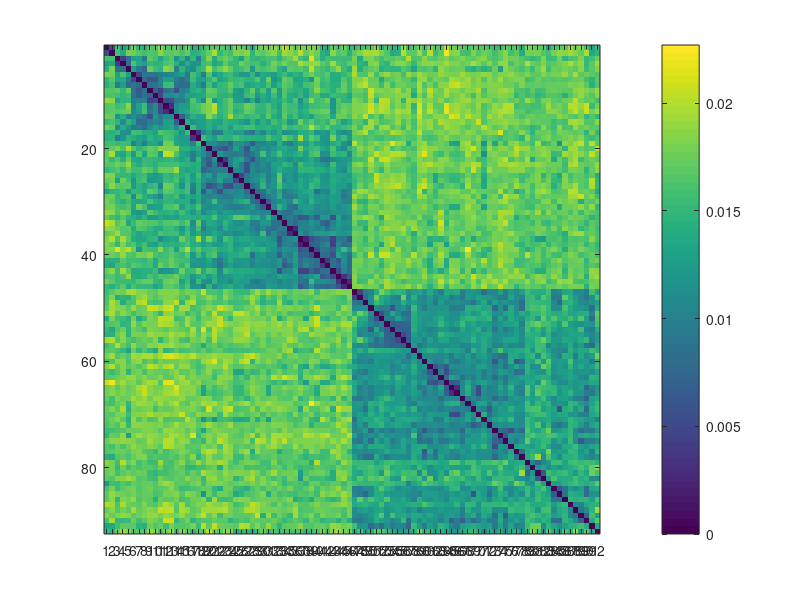

This figure's MATLAB source: (Note: this script raises an error after producing the figure.)
%% Random image RDM selection
clear all;close all;clc;
rng(0);

estimated_rdm = load ('estimate_RDM_behav_visual.mat');  
comparisons = estimated_rdm.estimate_RDM_v;
save behav_RDMs_euclidean_vector_visual comparisons

nStimuli=92;
nComparisons = ((nStimuli^2)-nStimuli)/2;
rdm = NaN(92,92);

countComparison=0;
for img_1 = 1:nStimuli-1
	for img_2 = img_1+1:nStimuli
        countComparison=countComparison+1;
        
        rdm(img_1,img_2) = comparisons(countComparison);
        rdm(img_2,img_1) = comparisons(countComparison);
            
    end   
end
for imag = 1:92
    rdm(imag,imag)=0;
end

rdm_visual_mix = rdm(1:46,47:92)

load('stimuli_names_92.mat');
max_val=0.0227;

figure('units','normalized','WindowState','maximized');   image(rdm,'CDataMapping','scaled');C = colorbar;caxis([0 max_val]);       
set(gca,'XTick',1:1:92); set(gca,'xticklabel',table2array(stimuli_names_92(1:92,1)),'fontsize', 6);xtickangle(90);
set(gca,'YTick',1:1:92); set(gca,'yticklabel',table2array(stimuli_names_92(1:92,1)),'fontsize', 6);ytickangle(0);
set(gca, 'TickLength',[0 0]);
axis equal; axis image; 
title(['visual RDM: behaviour data'],'fontsize',11);
saveas(gcf,'behav_RDM_visual.png');
save('behav_RDM_visual','rdm');

%% create a small rdm for animals and for tools
half_stimuli = length(rdm)/2;
rdm_visual_animals = rdm(1:half_stimuli,1:half_stimuli);
rdm_visual_tools = rdm(half_stimuli+1:end,half_stimuli+1:end);

figure('units','normalized','WindowState','maximized');   image(rdm_visual_animals,'CDataMapping','scaled');C = colorbar;caxis([0 max_val]);       
set(gca,'XTick',1:1:46); set(gca,'xticklabel',table2array(stimuli_names_92(1:46,1)),'fontsize', 6);xtickangle(90);
set(gca,'YTick',1:1:46); set(gca,'yticklabel',table2array(stimuli_names_92(1:46,1)),'fontsize', 6);ytickangle(0);
set(gca, 'TickLength',[0 0]);
axis equal; axis image; 
title(['Visual RDM: behaviour data (animals)'],'fontsize',11);
saveas(gcf,'behav_RDM_visual_animals.png');
save('behav_RDM_visual_animals','rdm_visual_animals');
        
figure('units','normalized','WindowState','maximized');   image(rdm_visual_tools,'CDataMapping','scaled');C = colorbar;caxis([0 max_val]);       
set(gca,'XTick',1:1:46); set(gca,'xticklabel',table2array(stimuli_names_92(47:92,1)),'fontsize', 6);xtickangle(90);
set(gca,'YTick',1:1:46); set(gca,'yticklabel',table2array(stimuli_names_92(47:92,1)),'fontsize', 6);ytickangle(0);
set(gca, 'TickLength',[0 0]);
axis equal; axis image; 
title(['Visual RDM: behaviour data (tools)'],'fontsize',11);
saveas(gcf,'behav_RDM_visual_tools.png');
save('behav_RDM_visual_tools','rdm_visual_tools');

figure('units','normalized','WindowState','maximized');   image(rdm_visual_mix,'CDataMapping','scaled');C = colorbar;caxis([0 max_val]);       
set(gca,'XTick',1:1:46); set(gca,'xticklabel',table2array(stimuli_names_92(47:92,1)),'fontsize', 6);xtickangle(90);
set(gca,'YTick',1:1:46); set(gca,'yticklabel',table2array(stimuli_names_92(1:46,1)),'fontsize', 6);ytickangle(0);
set(gca, 'TickLength',[0 0]);
axis equal; axis image; 
title(['visual RDM: behaviour data (animals vs tools)'],'fontsize',11);
saveas(gcf,'behav_RDM_visual_mixed.png');
save('behav_RDM_visual_mixed','rdm_visual_mix');

 %% convert the 2 rdms matrices into vectors
count=0;
for r = 1:half_stimuli-1
	for c = r+1:half_stimuli
        count=count+1;
        rdm_vector_animals(1,count) = rdm_visual_animals(r,c);,
        rdm_vector_tools(1,count) = rdm_visual_tools(r,c);
	end
end

rdm_vector_mixed = reshape(rdm_visual_mix',1,[]);
rdm_vector_animals_completed = reshape(rdm_visual_animals',1,[]);
rdm_vector_tools_completed = reshape(rdm_visual_tools',1,[]);

save RDMs_behav_vector_visual_animals rdm_vector_animals
save RDMs_behav_vector_visual_tools rdm_vector_tools
save RDMs_behav_vector_visual_mixed rdm_vector_mixed

%% completed
save RDMs_behav_vector_visual_animals_completed rdm_vector_animals_completed
save RDMs_behav_vector_visual_tools_completed rdm_vector_tools_completed
